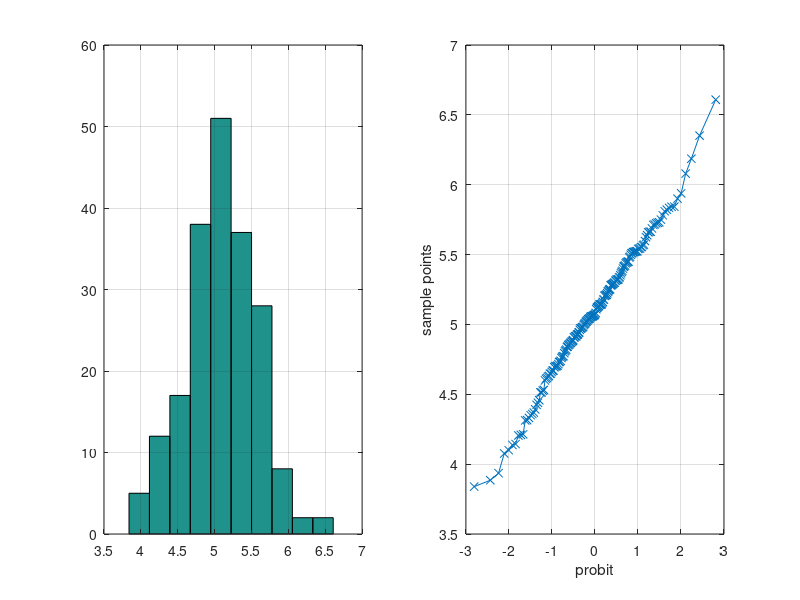

Write the MATLAB code that produced this figure.

format compact; format short; clear all; clc;

n = 120;
mu = 5
sigma = mu / sqrt(n)

X = exprnd(mu,n,200);
xm = mean(X);
%whos

standardabweichung = std(xm)

figure;
subplot(1,2,1), hist(xm);
grid on;
subplot(1,2,2), qqplot(xm);
grid on;